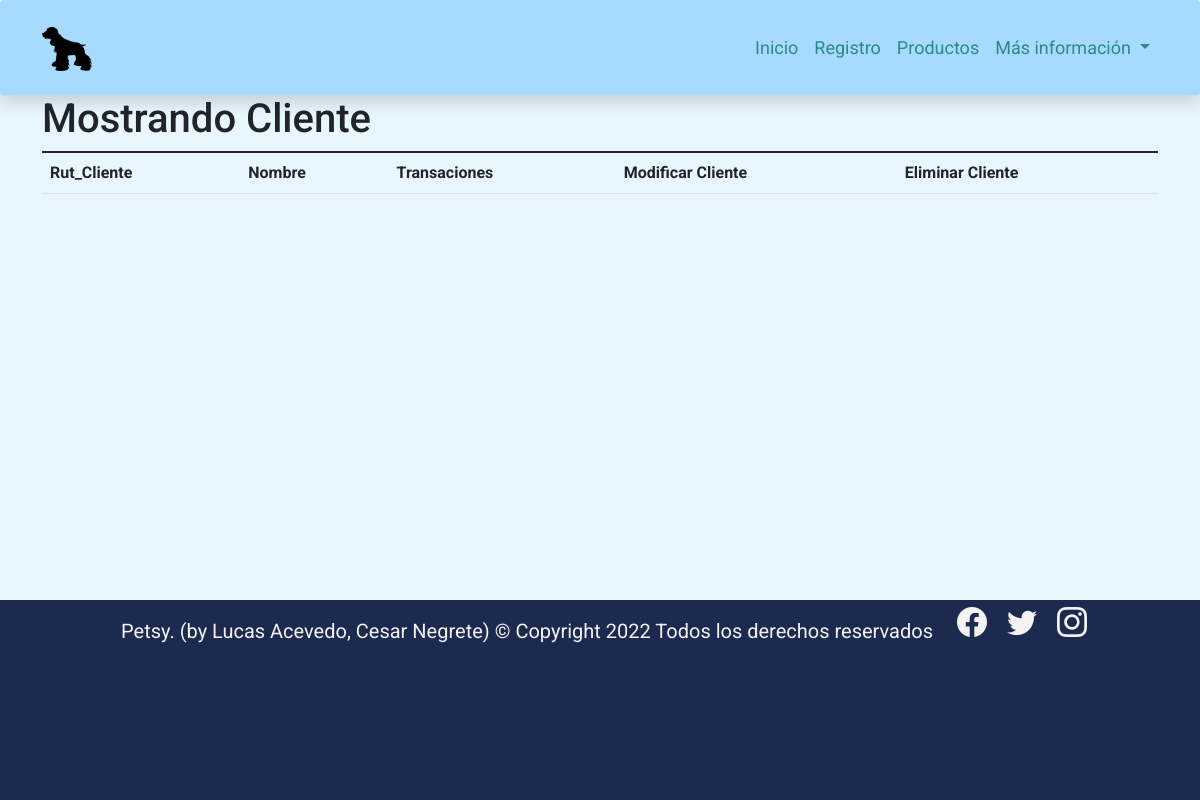
/MostrarCliente/, run on an earlier commit of the app's database.
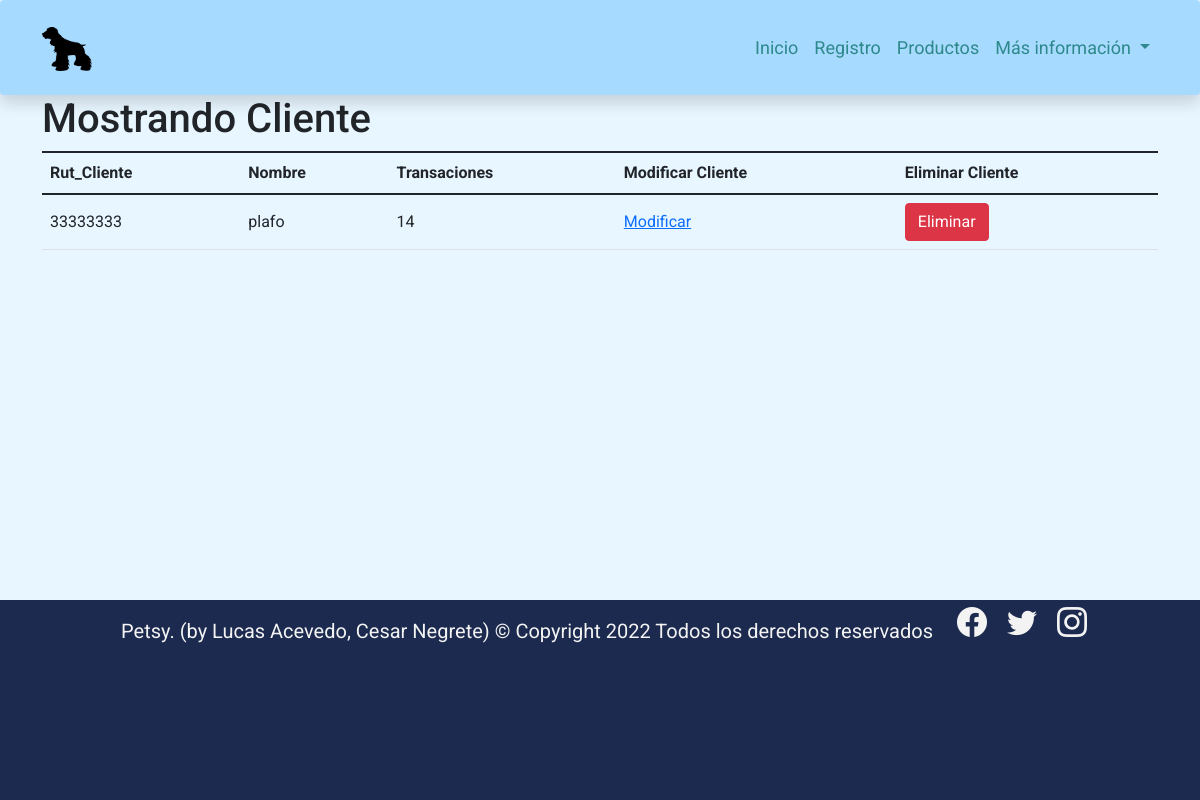
And on a later commit of the database.
### petsy/models.py (models this page shows, shortened)
class Cliente(models.Model):
    Rut_Cliente = models.CharField(max_length=8, primary_key=True, verbose_name='Id del cliente')
    Nombre = models.CharField(max_length=15, verbose_name='Nombre')
    Transaciones = models.IntegerField(verbose_name='Transaciones')

### petsy/views.py (the view)
# urls.py: path('MostrarCliente/', MostrarCliente, name="MostrarCliente"),
def MostrarCliente(request):
    cliente = Cliente.objects.all()
    datos = {
        'cliente' : cliente
    }
    return render(request, 'Mostrarcliente.html', datos)

### petsy/templates/Mostrarcliente.html (shortened to what this page needs)
<!doctype html>
<html lang="en">
  <head>
    <link rel="stylesheet" href="https://cdn.jsdelivr.net/npm/bootstrap-icons@1.8.1/font/bootstrap-icons.css">
    <link href="https://cdn.jsdelivr.net/npm/bootstrap@5.1.3/dist/css/bootstrap.min.css" rel="stylesheet">
    {%load static%}
    <link rel="stylesheet" href="{% static 'css/style.css' %}">
  </head>
  <body>
    <nav class="navbar navbar-expand-lg navbar-light p-4 shadow p-3 bg-white rounded" style="background-color: #a7daff !important;"  id="navbar">
        <div class="container">
          <a href="{% url 'index' %}"><img src="{% static './img/Petsy Logo.png' %}" alt="" width="50" height="44" class="d-inline-block align-text-top"></a>
          <div class="collapse navbar-collapse" id="navbarNavDropdown">
            <ul class="navbar-nav ms-auto">
              <li class="nav-item">
                <a class="nav-link active" aria-current="page" href="{% url 'index' %}">Inicio</a>
              </li>
              <li class="nav-item">
                <a class="nav-link" href="{% url 'registracion' %}">Registro</a>
              </li>
              <li class="nav-item">
                <a class="nav-link" href="{% url 'galeria' %}">Productos</a>
              </li>
              <li class="nav-item dropdown">
                <a class="nav-link dropdown-toggle" href="#" id="navbarDropdownMenuLink" role="button" data-bs-toggle="dropdown" aria-expanded="false">
                  Más información
                </a>
          </div>
        </div>
      </nav>
    <div class="container">
    <div class="table">
        <h1>Mostrando Cliente</h1>
        <table class="table align-middle">
            <thead>
                <tr>
                    <th>Rut_Cliente</th>
                    <th>Nombre</th>
                    <th>Transaciones</th>
                    <th>Modificar Cliente</th>
                    <th>Eliminar Cliente</th>
                </tr>
            </thead>
            <tbody>
            {% for cl in cliente %}
                <tr>
                    <td>{{ cl.Rut_Cliente }}</td>
                    <td>{{ cl.Nombre }}</td>
                    <td>{{ cl.Transaciones }}</td>
                    <td><a href="{% url 'form_modcliente' cl.Rut_Cliente %}">Modificar</a></td>
                    <td><a href="{% url 'EliminarCliente' cl.Rut_Cliente %}" class="btn btn-danger">Eliminar</a></td>
                </tr>
            {% endfor %}
            </tbody>
        </table>
    </div>
  </div>
      <footer class="w-100 d-flex align-items justify-content-center flex-wrap">
        <p class="fs-5 px-3 pt-3">Petsy. (by Lucas Acevedo, Cesar Negrete) &copy; Copyright 2022 Todos los derechos
          reservados</p>
          <div id="iconos">
            <a href="#"><i class="bi bi-facebook"></i></a>
            <a href="#"><i class="bi bi-twitter"></i></a>
            <a href="#"><i class="bi bi-instagram"></i></a>
          </div>
      </footer>
</body>
  </html>

What changed in the data, as far as the page shows it:
added Cliente: Rut_Cliente "33333333", Nombre "plafo", Transaciones "14"
